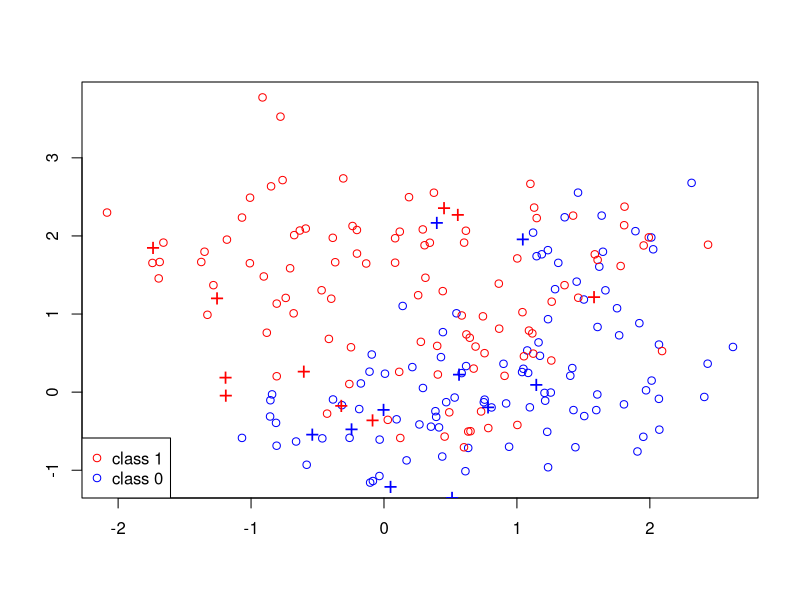
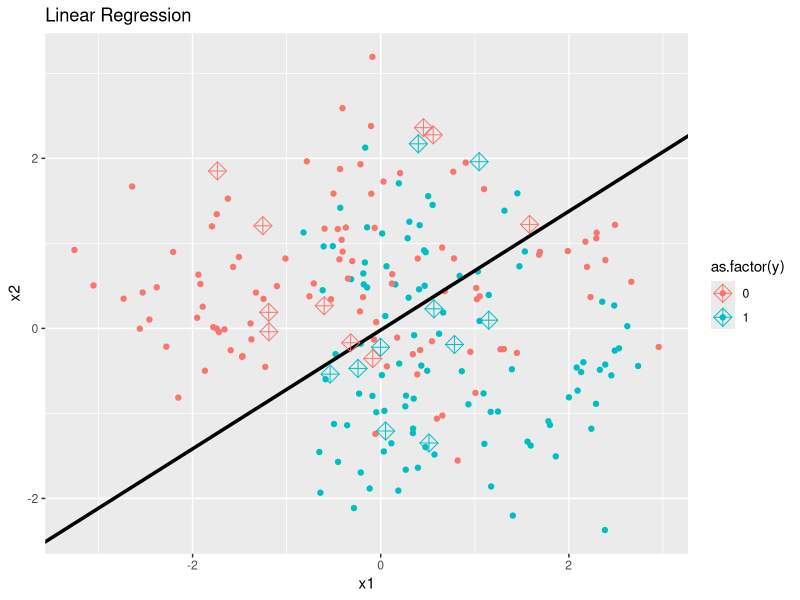
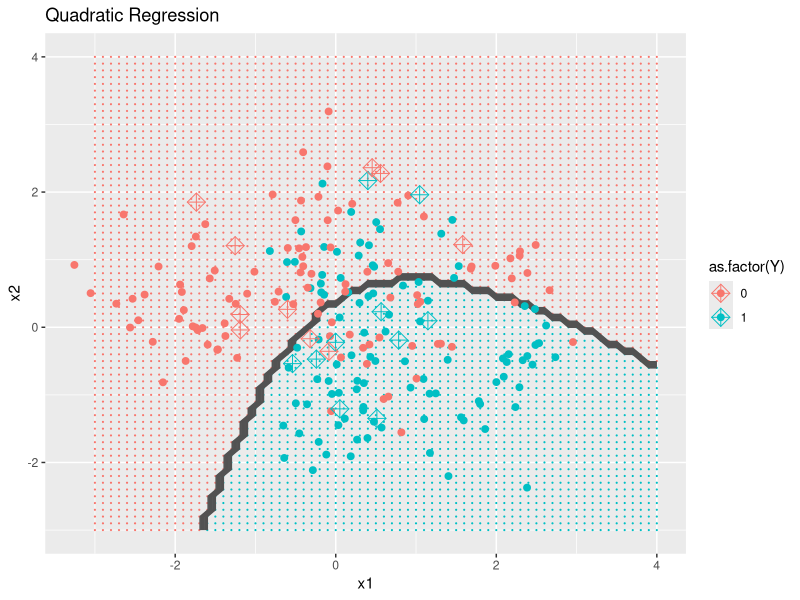
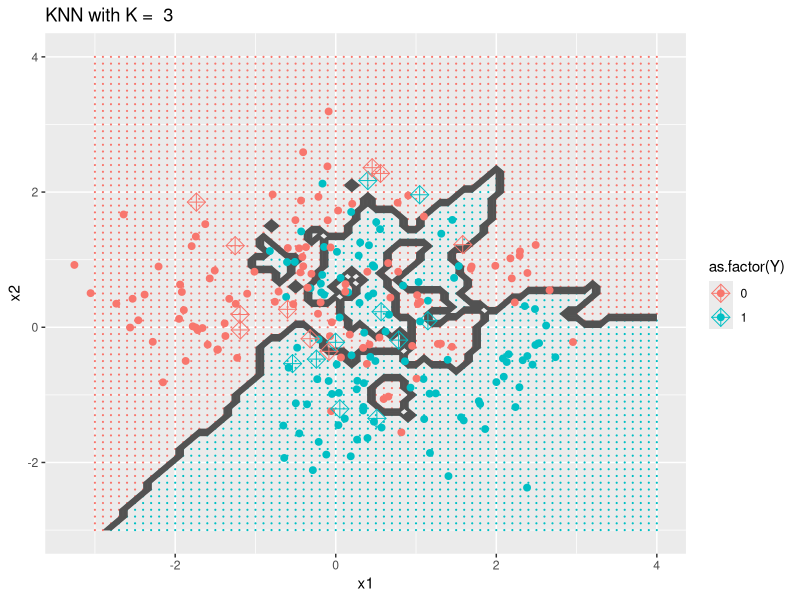
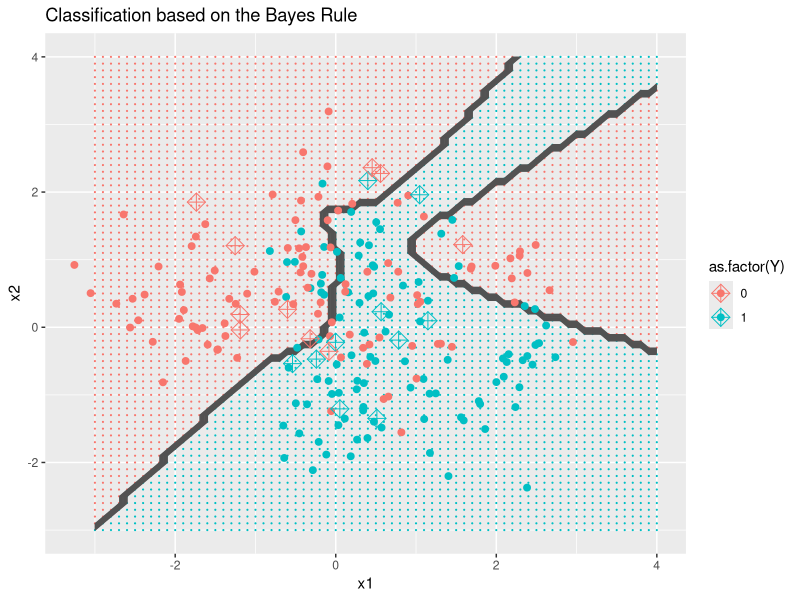
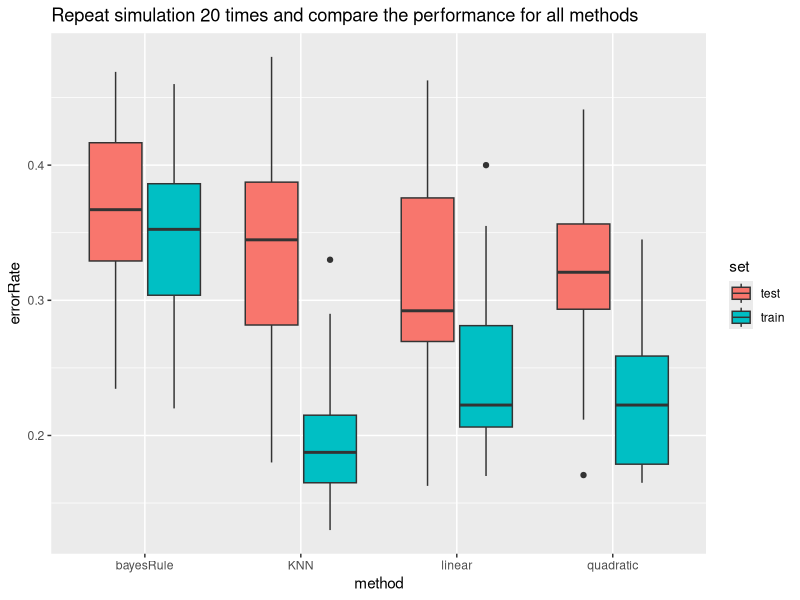
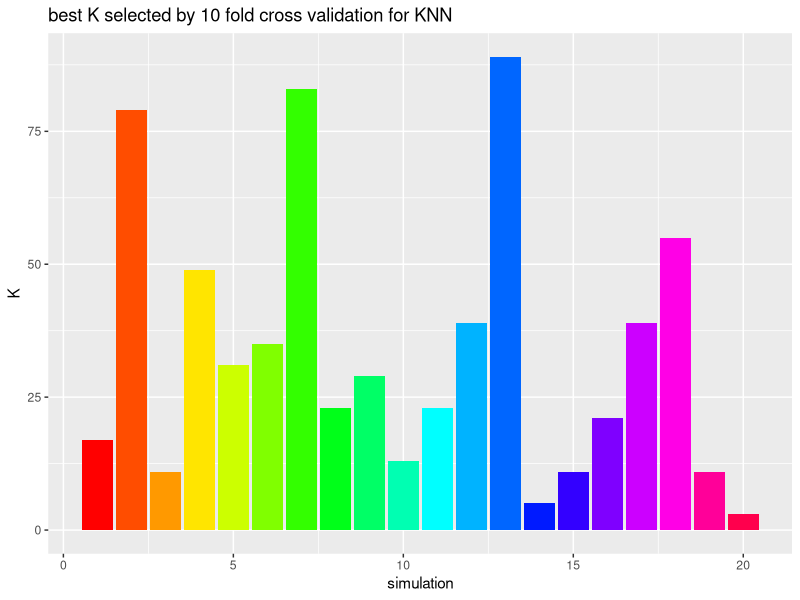

Here is the R script that generated these plots, in order:
## ---- chunk 1
knitr::opts_chunk$set(warning = FALSE, message = FALSE)
options(scipen = 1, digits = 4, width = 80, fig.align = "center")
library(class)
library(ggplot2)
## ---- chunk 2
# fill the following result during 20 simulation run
linearTestErr = data.frame(method = rep("linear",20), set = rep("test", 20), errorRate = rep(0.0, 20)  )
linearTrainErr = data.frame(method = rep("linear",20), set = rep("train", 20), errorRate = rep(0.0, 20)  )

quadTestErr = data.frame(method = rep("quadratic",20), set = rep("test", 20), errorRate = rep(0.0, 20)  )
quadTrainErr = data.frame(method = rep("quadratic",20), set = rep("train", 20), errorRate = rep(0.0, 20)  )

knnTestErr = data.frame(method = rep("KNN",20), set = rep("test", 20), errorRate = rep(0.0, 20) )
knnTrainErr = data.frame(method = rep("KNN",20), set = rep("train", 20), errorRate = rep(0.0, 20)  )

bayesTestErr = data.frame(method = rep("bayesRule",20), set = rep("test", 20), errorRate = rep(0.0, 20)  )
bayesTrainErr = data.frame(method = rep("bayesRule",20), set = rep("train", 20), errorRate = rep(0., 20)  )
KNNCvBestK = rep(0, 20)
set.seed(8742)
## ---- chunk 3
generateCenters = function() {
  centers = 10; # number of centers
  p = 2;    
  sd = 1;  # sd for generating the centers within each class
  m1 = matrix(rnorm(centers*p), centers, p)*sd + cbind( rep(1,centers), rep(0,centers));
  m0 = matrix(rnorm(centers*p), centers, p)*sd + cbind( rep(0,centers), rep(1,centers));
  list(m0,m1)
}
## ---- chunk 4
generate_sim_data= function(centers = 10, n = 100, p = 2, sd = sqrt(1/5) ) {

  centers_mat = generateCenters()
  m0 = centers_mat[[1]]
  m1 = centers_mat[[2]]
  # Randomly allocate the n samples for class 1  to the 10 clusters
  id1 = sample(1:centers, n, replace = TRUE);
  # Randomly allocate the n samples for class 1 to the 10 clusters
  id0 = sample(1:centers, n, replace = TRUE);  
  matrix(rnorm(2*n*p), 2*n, p)*sd + rbind(m1[id1,], m0[id0,])
}
## ---- chunk 5
generateTrainAndTestData = function(train = 100, test = 5000) {

  train_data = generate_sim_data()
  train_df = data.frame(train_data)
  train_df$y = c(c(rep(1,train), rep(0,train)))
  colnames(train_df) = c("x1","x2","y")
  
  test_data = generate_sim_data(n = test)
  test_df = data.frame(test_data)
  test_df$y = c(rep(1,test), rep(0,test))
  colnames(test_df) = c("x1","x2","y")
  list(train_data = train_df, test_data = test_df)
}
## ---- chunk 6
sim_data = generateTrainAndTestData()
train_df = sim_data$train_data
test_df = sim_data$test_data
centers_mat = generateCenters()
m0 = centers_mat[[1]]
m1 = centers_mat[[2]]
## ---- chunk 7
#par(mfrow = c(1,2))
#plot(x2 ~ x1, col = y, data = train_df,
#     ylim = c(0, 5), xlim = c(0, 5), pch = 20, cex = 1.5)
#plot(x2 ~ x1, col = y, data = test_df,
#     ylim = c(0, 6), xlim = c(0, 6), pch = 20, cex = 1.5)
## ---- chunk 8
plot(train_df$x1, train_df$x2, type = "n", xlab = "", ylab = "")

points(train_df[train_df$y == 1,1], train_df[train_df$y == 1,2], col = "blue");
points(train_df[train_df$y == 0,1], train_df[train_df$y == 0,2], col = "red"); 

points(m1[1:10, 1], m1[1:10, 2], pch="+", cex=1.5, col="blue");    
points(m0[1:10, 1], m0[1:10, 2], pch="+", cex=1.5, col="red");   

legend("bottomleft", pch = c(1,1), col = c("red", "blue"), 
       legend = c("class 1", "class 0"))
## ---- chunk 9
simpleLinearRegression = function(index) {
  lm_fit = lm(y ~ ., data = train_df)
  lm_pred_cl_train = as.numeric(lm_fit$fitted > 0.5)
  c(train_error = mean(train_df$y != lm_pred_cl_train),
  test_error = round(mean(ifelse(predict(lm_fit, newdata = test_df) > 0.5, 1, 0) != test_df$y),4))
}
## ---- chunk 10
linearPlot = function (lm_fit) {
  ggplot(data = train_df, aes(x = x1, y = x2, color = as.factor(y))) + 
      geom_point() + geom_abline(slope = -lm_fit$coefficients[2]/lm_fit$coefficients[3], 
      intercept = (0.5 - lm_fit$coefficients[1])/lm_fit$coefficients[3], 
      size = 1.2) +
    geom_point(data = data.frame(m1), aes(x = X1, y = X2, color = as.factor(1)), shape  = 9, size = 4) + 
    geom_point(data = data.frame(m0), aes(x = X1, y = X2, color = as.factor(0)), shape  = 9, size = 4) +
    ggtitle("Linear Regression ")
}
## ---- chunk 11
quadraticRegression = function(index) {
  quad_fit = lm(y ~ x1 + x2 + I(x1*x2) + I(x1^2) + I(x2^2), data = train_df)
  lm_pred_cl_train = as.numeric(quad_fit$fitted > 0.5)
  c(train_error = mean(train_df$y != lm_pred_cl_train),
  test_error  = round(mean(ifelse(predict(quad_fit, newdata = test_df) > 0.5, 1, 0) != test_df$y),4))
}
## ---- chunk 12
quadraticPlot = function(quad_fit) {
# create a grid of points to be predicted by quad regression
X1 = seq(-3, 4, 0.1)
X2 = seq(-3, 4, 0.1)
X = expand.grid(x1 = X1, x2 = X2)
Y = ifelse(predict(quad_fit, newdata = X) > 0.5, 1, 0)

# plot the area
ggplot(data = X ) +
  geom_point(aes(x = x1, y = x2, color = as.factor(Y)), size = 0.1) +
  geom_contour(aes(x = x1, y = x2, z = Y), color = "grey32", inherit.aes = FALSE) +
  geom_point(data = train_df, aes(x = x1, y = x2, color = as.factor(y)), size = 2) +
    geom_point(data = data.frame(m1), aes(x = X1, y = X2, color = as.factor(1)), shape  = 9, size = 4) + 
  geom_point(data = data.frame(m0), aes(x = X1, y = X2, color = as.factor(0)), shape  = 9, size = 4) +
  ggtitle("Quadratic Regression ")
  
}

## ---- chunk 13

getCvKNNAveErrorRate=function(K,dataSet,foldSize,foldNum) {
  error = 0
  for (runId in 1:foldNum) {
      testSetIndex = ((runId - 1) * foldSize + 1):(ifelse(runId == 
          foldNum, nrow(dataSet), runId * foldSize))
      trainX = dataSet[-testSetIndex, c("x1", "x2")]
      trainY = as.factor(dataSet[-testSetIndex, ]$y)
      testX = dataSet[testSetIndex, c("x1", "x2")]
      testY = as.factor(dataSet[testSetIndex, ]$y)
      predictY = knn(trainX, testX, trainY, K)
      error = error + sum(predictY != testY)
  }
  error = error/nrow(dataSet)
  error
}

cvKNN = function(dataSet, foldNum) {
    foldSize = floor(nrow(dataSet)/foldNum)
    KVector = seq(1, (nrow(dataSet) - foldSize), 2)
    cvKNNAveErrorRates = sapply(KVector, getCvKNNAveErrorRate, dataSet, 
        foldSize, foldNum)
    result = list()
    result$bestK = max(KVector[cvKNNAveErrorRates == min(cvKNNAveErrorRates)])
    bestK_index = which(KVector %in% c(result$bestK))
    
    result$train.cvError = sum(knn(train_df[,c("x1", "x2")], train_df[,c("x1", "x2")], train_df$y, k = result$bestK) != train_df$y) / nrow(train_df)
    
    predictY = knn(train_df[,c("x1", "x2")], test_df[,c("x1", "x2")], train_df$y, k = result$bestK)
    result$cvError = sum(predictY != test_df$y) / nrow(test_df)
    result
}

foldNum = 10
kNearestNeighbor = function(index) {
  dataSet = train_df[sample(nrow(train_df)),]
  result = cvKNN(dataSet,foldNum)
  c(result$train.cvError,result$cvError,result$bestK)
}
## ---- chunk 14
knnPlot = function(bestK) {
  # create a grid of points to be predicted by KNN
  X1 = seq(-3, 4, 0.1)
  X2 = seq(-3, 4, 0.1)
  X = expand.grid(x1 = X1, x2 = X2)
  Y = knn(train_df[, c("x1", "x2")], X, train_df[, c("y")] , bestK) 
  
  # plot the area
  ggplot(data = X ) +
    geom_point(aes(x = x1, y = x2, color = as.factor(Y)), size = 0.1) +
    geom_contour(aes(x = x1, y = x2, z = as.integer(Y)), color = "grey32", inherit.aes = FALSE) +
    geom_point(data = train_df, aes(x = x1, y = x2, color = as.factor(y)), size = 2) +
      geom_point(data = data.frame(m1), aes(x = X1, y = X2, color = as.factor(1)), shape  = 9, size = 4) + 
    geom_point(data = data.frame(m0), aes(x = X1, y = X2, color = as.factor(0)), shape  = 9, size = 4) +
    ggtitle(paste("KNN with K = ", bestK))
  
}


## ---- chunk 15
# bayes error
mixedModelBayes=function(x){
  sum(exp(-apply((t(m1)-x)^2, 2, sum)*5/2))/sum(exp(-apply((t(m0)-x)^2, 2, sum)*5/2))
}

bayesError = function(index) {
  cl_train_pred_Bayes = apply(train_df[,1:2], 1, mixedModelBayes)
  cl_train_pred_Bayes = as.numeric(cl_train_pred_Bayes > 1);
  train.err.Bayes = sum(train_df$y !=  cl_train_pred_Bayes) / nrow(train_df)

  cl_test_pred_Bayes = apply(test_df[,1:2], 1, mixedModelBayes)
  cl_test_pred_Bayes = as.numeric(cl_test_pred_Bayes > 1);
  test.err.Bayes = sum(test_df$y !=  cl_test_pred_Bayes) / nrow(test_df)
  c(train.err.Bayes,test.err.Bayes)
}
## ---- chunk 16
bayesPlot = function() {
  # create a grid of points to be predicted by bayes rule
  X1 = seq(-3, 4, 0.1)
  X2 = seq(-3, 4, 0.1)
  X = expand.grid(x1 = X1, x2 = X2)
  Y = as.numeric(apply(X, 1, mixedModelBayes) > 1)
  
  # plot the area
  ggplot(data = X ) +
    geom_point(aes(x = x1, y = x2, color = as.factor(Y)), size = 0.1) +
    geom_contour(aes(x = x1, y = x2, z = Y), color = "grey32", inherit.aes = FALSE) +
    geom_point(data = train_df, aes(x = x1, y = x2, color = as.factor(y)), size = 2) +
      geom_point(data = data.frame(m1), aes(x = X1, y = X2, color = as.factor(1)), shape  =9, size = 4) + 
    geom_point(data = data.frame(m0), aes(x = X1, y = X2, color = as.factor(0)), shape  = 9, size = 4) +
    ggtitle("Classification based on the Bayes Rule ")
}

## ---- chunk 17
simSize = 20

for(i in 1:simSize) {
  sim_data = generateTrainAndTestData()
  train_df = sim_data$train_data
  test_df = sim_data$test_data
  lr_errors = simpleLinearRegression(i)
  linearTrainErr[i,"errorRate"] = lr_errors[1]
  linearTestErr[i,"errorRate"] = lr_errors[2]
  quad_errors = quadraticRegression(i)
  quadTrainErr[i,"errorRate"] = quad_errors[1]
  quadTestErr[i,"errorRate"] = quad_errors[2]
  knn_errors = kNearestNeighbor(i)
  knnTrainErr[i,"errorRate"] = knn_errors[1]
  knnTestErr[i,"errorRate"] = knn_errors[2]
  KNNCvBestK[i] = knn_errors[3]
  bayes_errors = bayesError(i)
  bayesTrainErr[i,"errorRate"] = bayes_errors[1]
  bayesTestErr[i,"errorRate"] = bayes_errors[2]
}

# visualization of 4 methods
linearPlot( lm(y ~ ., data = train_df) )
quadraticPlot( lm(y ~ x1 + x2 + I(x1*x2) + I(x1^2) + I(x2^2), data = train_df) )
knnPlot(min(KNNCvBestK))
bayesPlot()

# consolidate all results
finalErr = rbind(linearTestErr, linearTrainErr, quadTestErr, quadTrainErr, knnTestErr, knnTrainErr, bayesTestErr, bayesTrainErr)

# plot boxplot
ggplot(finalErr, aes(x = method, y = errorRate, fill = set)) +
  geom_boxplot() +
  ggtitle("Repeat simulation 20 times and compare the performance for all methods ")
## ---- chunk 18

bestK_df = data.frame(simulation = seq(1,20,1), K = KNNCvBestK)

# plot barplot for 20 best K
ggplot(bestK_df, aes(x = simulation, y = K)) +
  geom_bar(stat = "identity", fill = rainbow(20)) +
  ggtitle("best K selected by 10 fold cross validation for KNN ")

## ---- chunk 19
mean(KNNCvBestK)

## ---- chunk 20
sd(KNNCvBestK)
